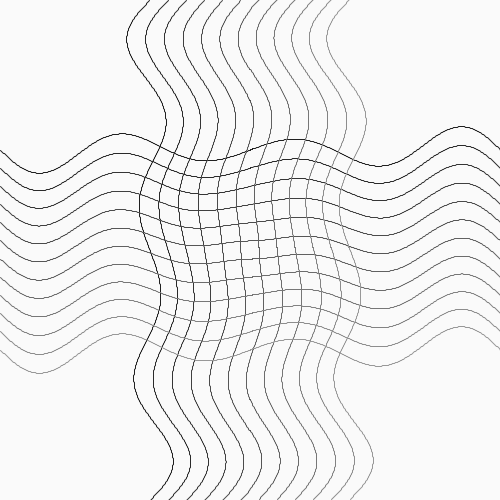
Frame 1 (no input)
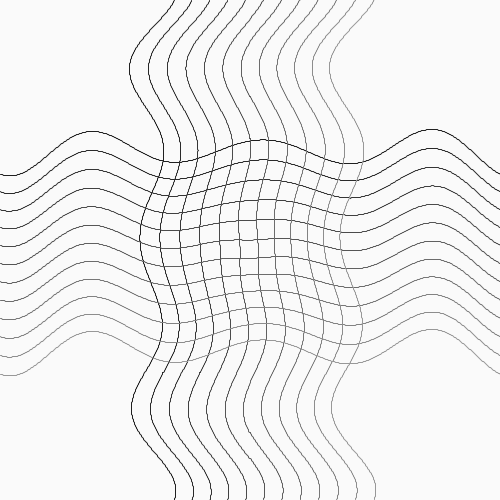
Frame 60 (the mouse pressed at the canvas centre just before this capture)
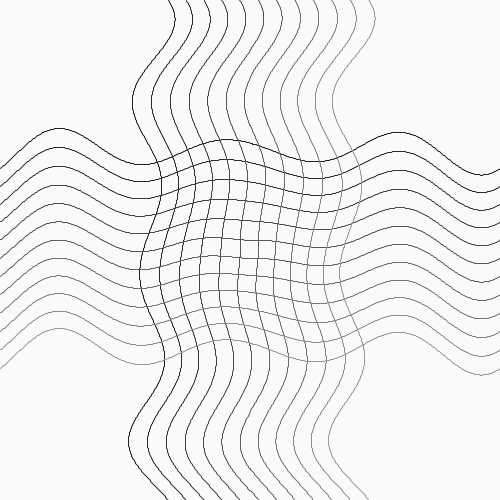
Frame 120 (the mouse held since frame 60 and released just before this capture)

The Processing sketch that drew these frames (run headless with seeded random() and noise(); from frame 60 on, the mouse is pressed at the canvas centre):

// Processing sketch: sineStudy5
// ── sineStudy5.pde
float phase = 0.0;
float mfoo = 0;

void sineLine(float x1, float y1, float x2, float y2, float nCycles, float amp) {
  float d = dist(x1, y1, x2, y2);
  int d2 = ceil(d);
  beginShape();
  
  for (int i = 0; i <= d2; i++) {
    float p = float(i) / d;
    float v = lerp(x1, x2, p);
    float v2 = lerp(y1, y2, p);    
    float thisPhase = phase;
    float s = sin((p + thisPhase) * nCycles * TWO_PI) * amp;
    float x3 = v;
    float y3 = v2;

    float dfc = dist(0, 0, x3, y3);
    s = map(dfc, 0, 500, 0, 1) * s;

    if (abs(dfc) > mfoo) {
      println(dfc);
      mfoo = dfc;
    }
    
    float a2 = atan2(y2 - y1, x2 - x1);
    x3 = x3 + s * cos(PI / 2.0 + a2);
    y3 = y3 + s * sin(PI / 2.0 + a2);
    vertex(x3, y3);
  }
  endShape();    

}

void setup() {
  size(500, 500);
  colorMode(HSB);
  background(32);
}


void draw() {
  background(250);
  noFill();
  stroke(190, 221, 50, 128);

  float the_freq = 3.0;

  for (int i = 0; i < 1; i++) {
    pushMatrix();    
    translate(width / 2.0, height / 2.0);
    rotate(i * PI / 2.0);
    circleWithSines(0, 0, width / 5.0, 12, 0.1, the_freq);
    popMatrix();
  }
  
  float nFrames = 50.0;
  
  phase += 1.0 / the_freq * (1.0 / nFrames);
  if (phase >= 1.0) {
    phase -= 1.0;
  }
}

void circleWithSines(float xpos, float ypos, float r, int nLines, float amp, float xfreq) {
  for (int i = 0; i < nLines; i++) {
    float d = float(i) / float(nLines - 1);
    float y2 = lerp(-r, r, d);
    
    stroke(0, 0, 32 + d * 120, 255);
    pushMatrix();
    translate(xpos, ypos);
    float x2 = width / 2.0;
    float amp2 = dist(-x2, y2, x2, y2) * amp;
    
    sineLine(-x2, y2, x2, y2, xfreq, amp2); 
    pushMatrix();    
    rotate(PI / -2.0);
    sineLine(-x2, y2, x2, y2, xfreq, amp2);
    popMatrix();
    popMatrix();
  }
}
